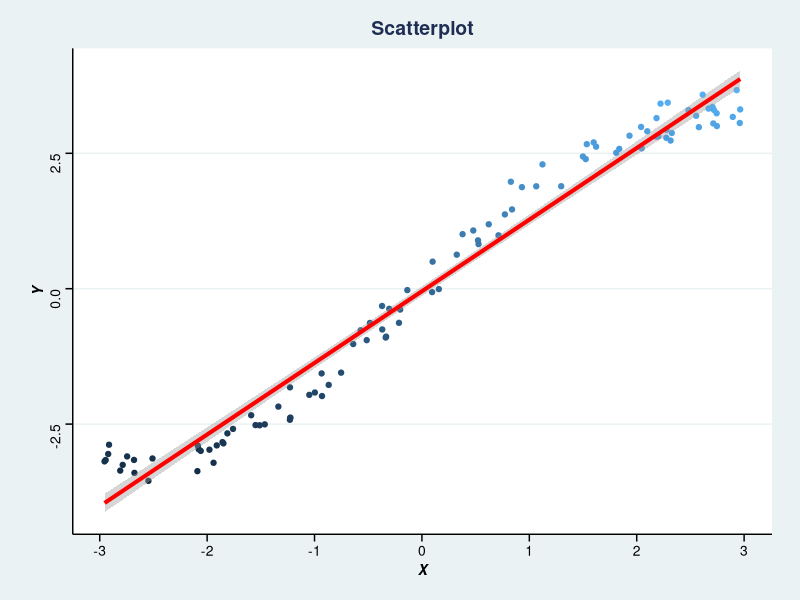
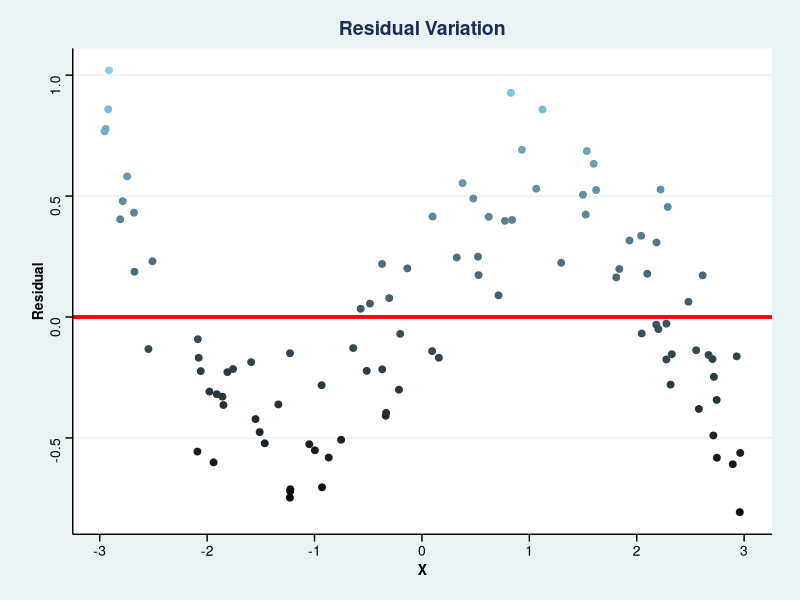

Generate these figures, in order, with R:
# Packages ----------------------------------------------------------------

require(ggplot2)
require(ggthemes)
require(dplyr)

# Simulation of Non-linear Data --------------------------------------------------------------

set.seed(281)
df <- data.frame(
        "x" = runif(n = 100, min = -3, max = 3)) |> 
        mutate(
                y = x + sin(x) + rnorm(n = 100, mean = 0, sd = .2)
        )



# Scatterplot -------------------------------------------------------------

ggplot(data = df, mapping = aes(x = x, y = y, col = y)) +
        geom_point() +
        geom_smooth(method = "lm", formula = y ~ x,
                    size = 1.4, col = "red", se = T) +
        labs(
                title = "Scatterplot",
                x = "X",
                y = "Y"
        ) +
        theme_stata() +
        theme(
                plot.title = element_text(face = "bold", hjust = 0.5),
                axis.title.x = element_text(face = "bold.italic"),
                axis.title.y = element_text(face = "bold.italic")
        ) +
        guides(col = "none") 

# Regression Model ---------------------------------------------------------------

# Simple Linear Regression
fit <- lm(
        data = df,
        formula = y ~ x
)

sumfit <- summary(fit)

# R-Squared of approximately 0.97
sumfit$r.squared

# Residuals
residualsDf <- data.frame("residuals" = fit$residuals,
                          "x" = df$x
                          )


# Residuals Plot ----------------------------------------------------------

ggplot(data = residualsDf, mapping = aes(x = x, y = residuals, col = residuals)) +
        geom_point(size = 2) +
        geom_hline(yintercept = 0, size = 1.3, col = "red") +
        labs(
                title = "Residual Variation",
                x = "X",
                y = "Residual"
        ) +
        scale_color_gradient(low = "black", high = "skyblue") +
        theme_stata() +
        theme(
                plot.title = element_text(face = "bold", hjust = 0.5),
                axis.title.x = element_text(face = "bold"),
                axis.title.y = element_text(face = "bold")
        ) +
        guides(col = "none") 